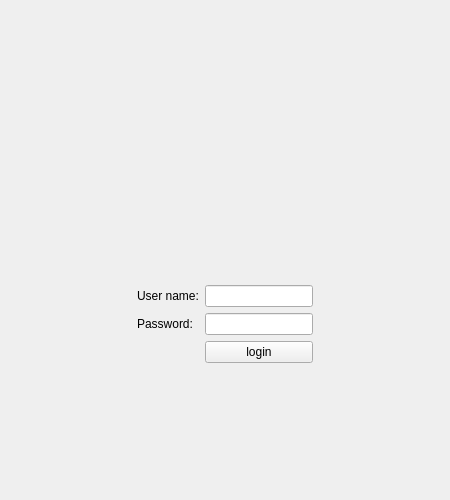
<?xml version="1.0" encoding="UTF-8"?>
<ui version="4.0">
 <class>MainWindow</class>
 <widget class="QMainWindow" name="MainWindow">
  <property name="windowModality">
   <enum>Qt::WindowModal</enum>
  </property>
  <property name="geometry">
   <rect>
    <x>0</x>
    <y>0</y>
    <width>450</width>
    <height>500</height>
   </rect>
  </property>
  <property name="sizePolicy">
   <sizepolicy hsizetype="Fixed" vsizetype="Fixed">
    <horstretch>0</horstretch>
    <verstretch>0</verstretch>
   </sizepolicy>
  </property>
  <property name="windowTitle">
   <string>Cooper</string>
  </property>
  <property name="windowIcon">
   <iconset resource="src.qrc">
    <normaloff>:/coopericon.png</normaloff>:/coopericon.png</iconset>
  </property>
  <property name="autoFillBackground">
   <bool>true</bool>
  </property>
  <property name="animated">
   <bool>true</bool>
  </property>
  <widget class="QWidget" name="centralWidget">
   <layout class="QHBoxLayout" name="horizontalLayout">
    <item>
     <spacer name="horizontalSpacer_2">
      <property name="orientation">
       <enum>Qt::Horizontal</enum>
      </property>
      <property name="sizeHint" stdset="0">
       <size>
        <width>40</width>
        <height>20</height>
       </size>
      </property>
     </spacer>
    </item>
    <item>
     <layout class="QVBoxLayout" name="verticalLayout">
      <item>
       <spacer name="verticalSpacer">
        <property name="orientation">
         <enum>Qt::Vertical</enum>
        </property>
        <property name="sizeHint" stdset="0">
         <size>
          <width>20</width>
          <height>40</height>
         </size>
        </property>
       </spacer>
      </item>
      <item>
       <widget class="QLabel" name="label">
        <property name="text">
         <string/>
        </property>
        <property name="pixmap">
         <pixmap resource="src.qrc">:/cooper.jpeg</pixmap>
        </property>
       </widget>
      </item>
      <item>
       <spacer name="verticalSpacer_2">
        <property name="orientation">
         <enum>Qt::Vertical</enum>
        </property>
        <property name="sizeType">
         <enum>QSizePolicy::Expanding</enum>
        </property>
        <property name="sizeHint" stdset="0">
         <size>
          <width>20</width>
          <height>40</height>
         </size>
        </property>
       </spacer>
      </item>
      <item>
       <layout class="QGridLayout" name="gridLayout">
        <item row="0" column="0">
         <widget class="QLabel" name="label_2">
          <property name="text">
           <string>User name:</string>
          </property>
         </widget>
        </item>
        <item row="1" column="1">
         <widget class="QLineEdit" name="lineEdit_2"/>
        </item>
        <item row="1" column="0">
         <widget class="QLabel" name="label_3">
          <property name="text">
           <string>Password:</string>
          </property>
         </widget>
        </item>
        <item row="0" column="1">
         <widget class="QLineEdit" name="lineEdit"/>
        </item>
        <item row="2" column="1">
         <widget class="QPushButton" name="pushButton">
          <property name="text">
           <string>login</string>
          </property>
         </widget>
        </item>
       </layout>
      </item>
      <item>
       <spacer name="verticalSpacer_3">
        <property name="orientation">
         <enum>Qt::Vertical</enum>
        </property>
        <property name="sizeHint" stdset="0">
         <size>
          <width>20</width>
          <height>40</height>
         </size>
        </property>
       </spacer>
      </item>
     </layout>
    </item>
    <item>
     <spacer name="horizontalSpacer">
      <property name="orientation">
       <enum>Qt::Horizontal</enum>
      </property>
      <property name="sizeHint" stdset="0">
       <size>
        <width>40</width>
        <height>20</height>
       </size>
      </property>
     </spacer>
    </item>
   </layout>
  </widget>
 </widget>
 <resources>
  <include location="src.qrc"/>
 </resources>
 <connections/>
</ui>
